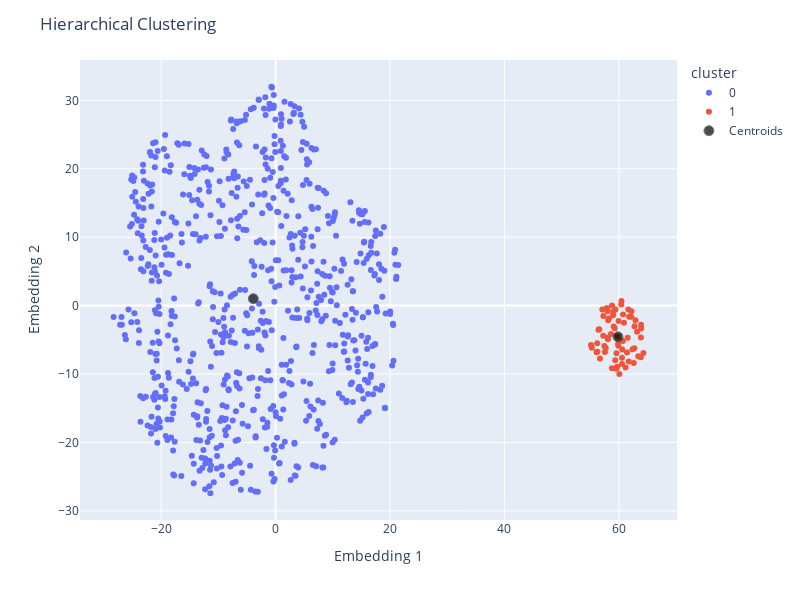

Notebook source saved alongside this figure:
### Code cell
# Plot the data points
fig = px.scatter(df_hierarquical_tsne, x='Embedding 1', y='Embedding 2', color='cluster', width=800, height=600, hover_data=['Name', 'Total', 'Type 1', 'Type 2', 'Legendary'])
fig.update_layout(
    title="Hierarchical Clustering",
    xaxis_title="Embedding 1",
    yaxis_title="Embedding 2",
)

# Calculate centroids
centers = np.zeros((num_clusters, df_hierarquical_tsne[['Embedding 1', 'Embedding 2']].shape[1]))
for i in range(num_clusters):
    centers[i, :] = df_hierarquical_tsne[df_hierarquical_tsne['cluster'] == str(i)][['Embedding 1', 'Embedding 2']].mean()

# Add centroids to the plot
fig.add_trace(go.Scatter(x=centers[:, 0], y=centers[:, 1], mode='markers',
                         marker=dict(size=10, color='black', symbol='circle', line=dict(width=1)), name='Centroids', opacity=0.7))

# Show the plot with centroids
fig.show()

### Figure 1 — Plotly figure (JSON) as saved in the notebook; plotly's stock layout.template omitted (floating-point values rounded to 4 significant figures; data arrays with more than 128 entries replaced by an {"elided": "..."} marker saying what was removed)
{"data": [{"customdata": {"elided": "735x5 mixed values"}, "hovertemplate": "cluster=0<br>Embedding 1=%{x}<br>Embedding 2=%{y}<br>Name=%{customdata[0]}<br>Total=%{customdata[1]}<br>Type 1=%{customdata[2]}<br>Type 2=%{customdata[3]}<br>Legendary=%{customdata[4]}<extra></extra>", "legendgroup": "0", "marker": {"color": "#636efa", "symbol": "circle"}, "mode": "markers", "name": "0", "orientation": "v", "showlegend": true, "type": "scatter", "x": {"elided": "735 float values"}, "xaxis": "x", "y": {"elided": "735 float values"}, "yaxis": "y"}, {"customdata": {"elided": "65x5 mixed values"}, "hovertemplate": "cluster=1<br>Embedding 1=%{x}<br>Embedding 2=%{y}<br>Name=%{customdata[0]}<br>Total=%{customdata[1]}<br>Type 1=%{customdata[2]}<br>Type 2=%{customdata[3]}<br>Legendary=%{customdata[4]}<extra></extra>", "legendgroup": "1", "marker": {"color": "#EF553B", "symbol": "circle"}, "mode": "markers", "name": "1", "orientation": "v", "showlegend": true, "type": "scatter", "x": [63.85, 63.87, 63.89, 63.38, 64.28, 63.82, 62.91, 62.73, 60.55, 61.17, 63.17, 58.79, 60.08, 59.56, 62.15, 62.19, 61.8, 61.66, 61.72, 62.6, 60.7, 61.54, 60.41, 60.45, 60.54, 62.37, 62.7, 59.7, 61.41, 59.36, 59.57, 60.58, 56.24, 56.08, 60.88, 59.87, 56.43, 56.58, 60.73, 59.76, 58.61, 59.9, 57.46, 57.56, 57.7, 57.26, 59.09, 59.27, 58.13, 58.26, 58.03, 57.11, 58.05, 58.08, 58.99, 58.81, 59.41, 58.98, 57.91, 57.29, 56.69, 55.28, 56.21, 55.12, 59.94], "xaxis": "x", "y": [-4.663, -2.807, -3.332, -7.402, -6.92, -7.561, -2.158, -3.004, -8.553, -9.051, -3.807, -9.164, -9.999, -9.215, -1.619, -0.8377, -1.632, -0.5813, -8.18, -8.399, -5.182, -4.691, 0.1538, 0.682, -7.613, -6.384, -6.234, -8.929, -6.841, -7.978, -6.971, -6.418, -6.728, -6.805, -2.523, -5.593, -3.545, -3.453, -1.294, -4.506, -4.168, -5.877, -5.914, -6.782, -6.194, -4.416, -3.042, -3.297, -2.14, -1.878, -0.8169, -0.5638, -4.657, -4.919, -0.8839, 0.01115, -0.5779, -1.396, -0.3513, -1.526, -7.746, -6.158, -5.491, -5.772, -2.267], "yaxis": "y"}, {"marker": {"color": "black", "line": {"width": 1}, "size": 10, "symbol": "circle"}, "mode": "markers", "name": "Centroids", "opacity": 0.7, "type": "scatter", "x": [-3.897, 59.83], "y": [1.01, -4.562]}], "layout": {"height": 600, "legend": {"title": {"text": "cluster"}, "tracegroupgap": 0}, "margin": {"t": 60}, "title": {"text": "Hierarchical Clustering"}, "width": 800, "xaxis": {"anchor": "y", "domain": [0, 1], "title": {"text": "Embedding 1"}}, "yaxis": {"anchor": "x", "domain": [0, 1], "title": {"text": "Embedding 2"}}}}
